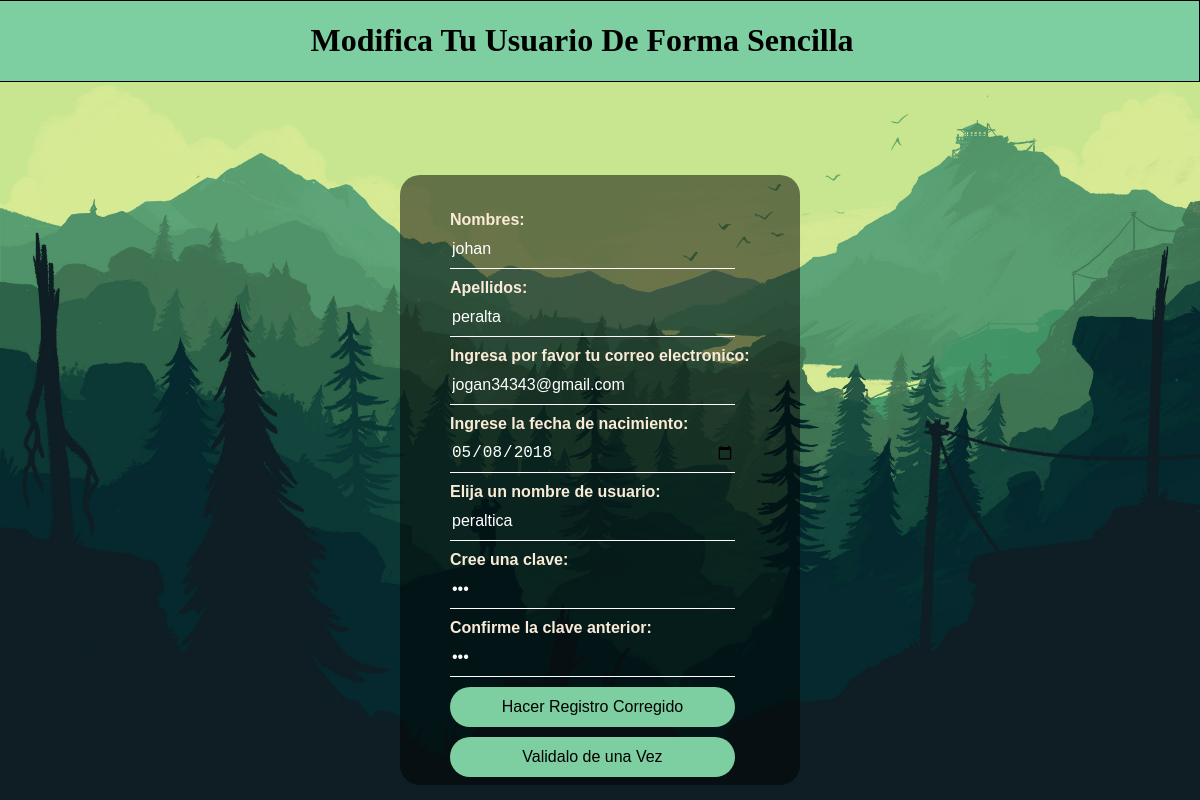
The app's page /Controlador/modificarUsuarios.php?id=31 with its own data.
### tables this page shows
CREATE TABLE `usuarios` (
  `id` int(11) NOT NULL,
  `nombres` varchar(10) NOT NULL,
  `apellidos` varchar(10) NOT NULL,
  `correo` varchar(25) NOT NULL,
  `fechaNacimiento` date NOT NULL,
  `usuario` varchar(15) NOT NULL,
  `clave` varchar(22) NOT NULL,
  `clave2` varchar(22) NOT NULL
);

### Controlador/modificarUsuarios.php (the view, shortened to what this page needs)
<html lang="es">
    <head>
        <link rel="stylesheet"  href="../Vista/CSS/estilosRegistro.css">
    </head>
 <body>
    <header>
        <center> <h1> Modifica Tu Usuario De Forma Sencilla</h1> </center>
        </header>
          <br> <br>
    <aside>
        <br>
        <br> <br>
   </aside>
    <article>
 <table>
     <div class="registro">
         <?php
           $id=$_REQUEST['id'];
         include("../modelo/ConexionDatos.php");
         $hola = "SELECT * FROM usuarios WHERE id='$id'";
         $resul= $conexion->query($hola);
         $fila=$resul->fetch_assoc();
           ?>
  <form action="../controlador/modificar_usuarios.php?id=<?php echo $fila['id']; ?>" method="post" >
        <p>Nombres:</p>
        <input type="text" id="name" name="nombres" placeholder="Nombres" required value="<?php echo $fila['nombres']; ?>"/>
       <p>Apellidos:</p>
       <input type="text" id="name" name="apellidos" placeholder="Apellidos" value="<?php echo $fila['apellidos']; ?>"/>
        <p>Ingresa por favor tu correo electronico:</p>
        <input type="email" id="mail" name="correo" placeholder="Correo Electronico" value="<?php echo $fila['correo']; ?>"/>
            <p>Ingrese la fecha de nacimiento:</p>
        <input type="date" name="fechaNacimiento" placeholder="Fecha de Nacimiento" required value="<?php echo $fila['fechaNacimiento']; ?>">
        <p>Elija un nombre de usuario:</p>
        <input type="text" id="username" name="usuario" placeholder="Nombre de Usuario" required value="<?php echo $fila['usuario']; ?>"/>
        <p> Cree una clave: </p>
        <input type="password"  name="clave" id="clave1" placeholder="Cree una clave" required value="<?php echo $fila['clave']; ?>">
    <p>Confirme la clave anterior: </p>
    <input type="password"  name="clave2" id="confirm" placeholder="Repita porfa la clave anterior" required value="<?php echo $fila['clave2']; ?>">
          <input type="submit" name="boton" id="button" value="Hacer Registro Corregido" >
</form>
       <a  href="inicio.php"> <input type="submit" name="boton" id="button" value="Validalo de una Vez"  ></a>
         </div>
      </table>
            </article>
    </body>
</html>

### Vista/CSS/estilosRegistro.css (style rules this page uses)
body { margin: 0; padding: 0; background: url(../Imagenes/fondo.jpg); background-size: cover; font-family: sans-serif; }
.registro { position: absolute; top: 60%; left: 50%; transform: translate(-50%, -50%); padding: 20px 50px; width:400px; height: 610px; box-sizing: border-box; background: rgba(0,0,0,.5); border-radius: 20px; }
header { margin-left: -3%; background:#7DCEA0; font-family:cursive; font-size: 100%; border: 1px solid; }
.registro p { margin: 0; padding: 0; font-weight: bold; color: antiquewhite; }
.registro input { width: 95%; margin-bottom: 10px; }
.registro input[type="text"], .registro input[type="password"], .registro input[type="email"], .registro input[type="date"] { border: none; border-bottom: 1px solid #fff; background: transparent; outline: none; height: 40px; color: #fff; font-size: 16px; }
::placeholder { color: rgba(255, 255, 255,.5); }
.registro input[type="submit"] { border: none; outline: none; height: 40px; color: black; font-size: 16px; background: #7DCEA0; border-radius: 20px; }

### records on screen
usuarios: nombres "johan", apellidos "peralta", correo "jogan34343@gmail.com", fechaNacimiento "05/08/2018", usuario "peraltica"
